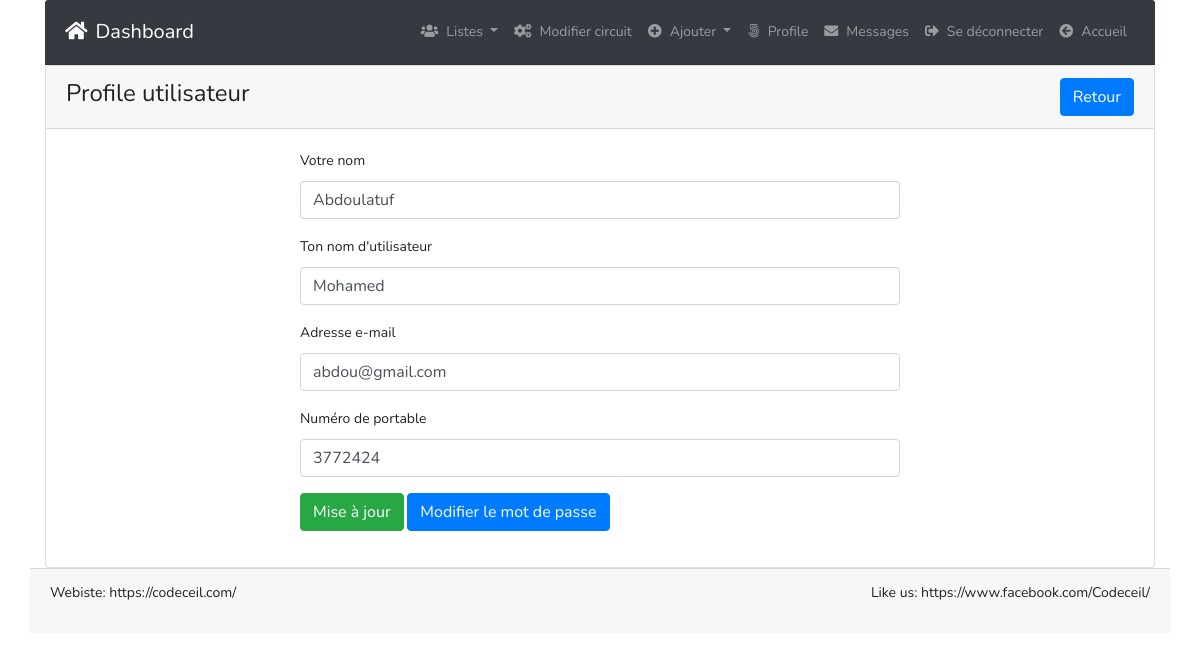
The app's page /Admin_Panel/profile.php?id=1 (signed in) with its own data.
### tables this page shows
CREATE TABLE `user` (
  `id` int(100) NOT NULL,
  `nom` varchar(150) DEFAULT NULL,
  `prenom` varchar(50) DEFAULT NULL,
  `email` varchar(255) DEFAULT NULL,
  `mobile` int(20) DEFAULT NULL,
  `password` varchar(50) DEFAULT NULL,
  `roleid` tinyint(4) DEFAULT NULL,
  `isActive` tinyint(4) NOT NULL DEFAULT 0,
  `created_at` timestamp NOT NULL DEFAULT current_timestamp(),
  `updated_at` timestamp NOT NULL DEFAULT current_timestamp()
);

### Admin_Panel/classes/Users.php (called while the page is built, shortened)
<?php
include 'lib/Database.php';
include_once 'lib/Session.php';
class Users
{
  private $db;
  public function __construct()
  {
    $this->db = new Database();
  }
  public function getUserInfoById($userid)
  {
    $sql = "SELECT * FROM user WHERE id = :id LIMIT 1";
    $stmt = $this->db->pdo->prepare($sql);
    $stmt->bindValue(':id', $userid);
    $stmt->execute();
    $result = $stmt->fetch(PDO::FETCH_OBJ);
    if ($result) {
      return $result;
    } else {
      return false;
    }
  }
}

### Admin_Panel/lib/Database.php (called while the page is built, shortened)
<?php
class  Database
{
  public $pdo;
  public function __construct()
  {
    if (!isset($this->pdo)) {
      try {
        $link = new PDO('mysql:host=' . DB_HOST . '; dbname=' . DB_NAME, DB_USER, DB_PASS);
        $link->setAttribute(PDO::ATTR_ERRMODE, PDO::ERRMODE_EXCEPTION);
        $link->exec("SET CHARACTER SET utf8");
        $this->pdo  =  $link;
      } catch (PDOException $e) {
        die("Connection error..." . $e->getMessage());
      }
    }
  }
}

### Admin_Panel/lib/Session.php (called while the page is built, shortened)
<?php
class Session
{
  public static function get($key)
  {
    return isset($_SESSION[$key]) ? $_SESSION[$key] : null;
  }
}

### Admin_Panel/profile.php (the view, shortened to what this page needs)
<?php
include 'inc/header.php';
if (isset($_GET['id'])) {
  $userid = preg_replace('/[^a-zA-Z0-9-]/', '', (int)$_GET['id']);
}
?>
<div class="container">
  <div class="card ">
    <div class="card-header">
      <h3>Profile utilisateur <span class="float-right"> <a href="index.php" class="btn btn-primary">Retour</a> </h3>
    </div>
    <div class="card-body">
      <?php
      $getUinfo = $users->getUserInfoById($userid);
      if ($getUinfo) {
      ?>
        <div style="width:600px; margin:0px auto">
          <form class="" action="" method="POST">
            <div class="form-group">
              <label for="nom">Votre nom</label>
              <input type="text" name="nom" value="<?php echo $getUinfo->nom; ?>" class="form-control">
            </div>
            <div class="form-group">
              <label for="prenom">Ton nom d'utilisateur</label>
              <input type="text" name="prenom" value="<?php echo $getUinfo->prenom; ?>" class="form-control">
            </div>
            <div class="form-group">
              <label for="email">Adresse e-mail</label>
              <input type="email" id="email" name="email" value="<?php echo $getUinfo->email; ?>" class="form-control">
            </div>
            <div class="form-group">
              <label for="mobile">Numéro de portable</label>
              <input type="text" id="mobile" name="mobile" value="<?php echo $getUinfo->mobile; ?>" class="form-control">
            </div>
            <?php if (Session::get("id") == $getUinfo->id) { ?>
              <div class="form-group">
                <button type="submit" name="update" class="btn btn-success">Mise à jour</button>
                <a class="btn btn-primary" href="changepass.php?id=<?php echo $getUinfo->id; ?>">Modifier le mot de passe</a>
              </div>
            <?php } elseif (Session::get("roleid") == '2') { ?>
              <div class="form-group">
                <button type="submit" name="update" class="btn btn-success">Mis à jour</button>
              </div>
            <?php   } else { ?>
              <div class="form-group">
                <a class="btn btn-primary" href="index.php">Ok</a>
              </div>
            <?php } ?>
          </form>
        </div>
      <?php } else {
        header('Location:index.php');
      } ?>
    </div>
  </div>
</div>
<?php
include 'inc/footer.php';
?>

### records on screen
user: nom "Abdoulatuf", prenom "Mohamed", email "abdou@gmail.com", mobile "3772424"
